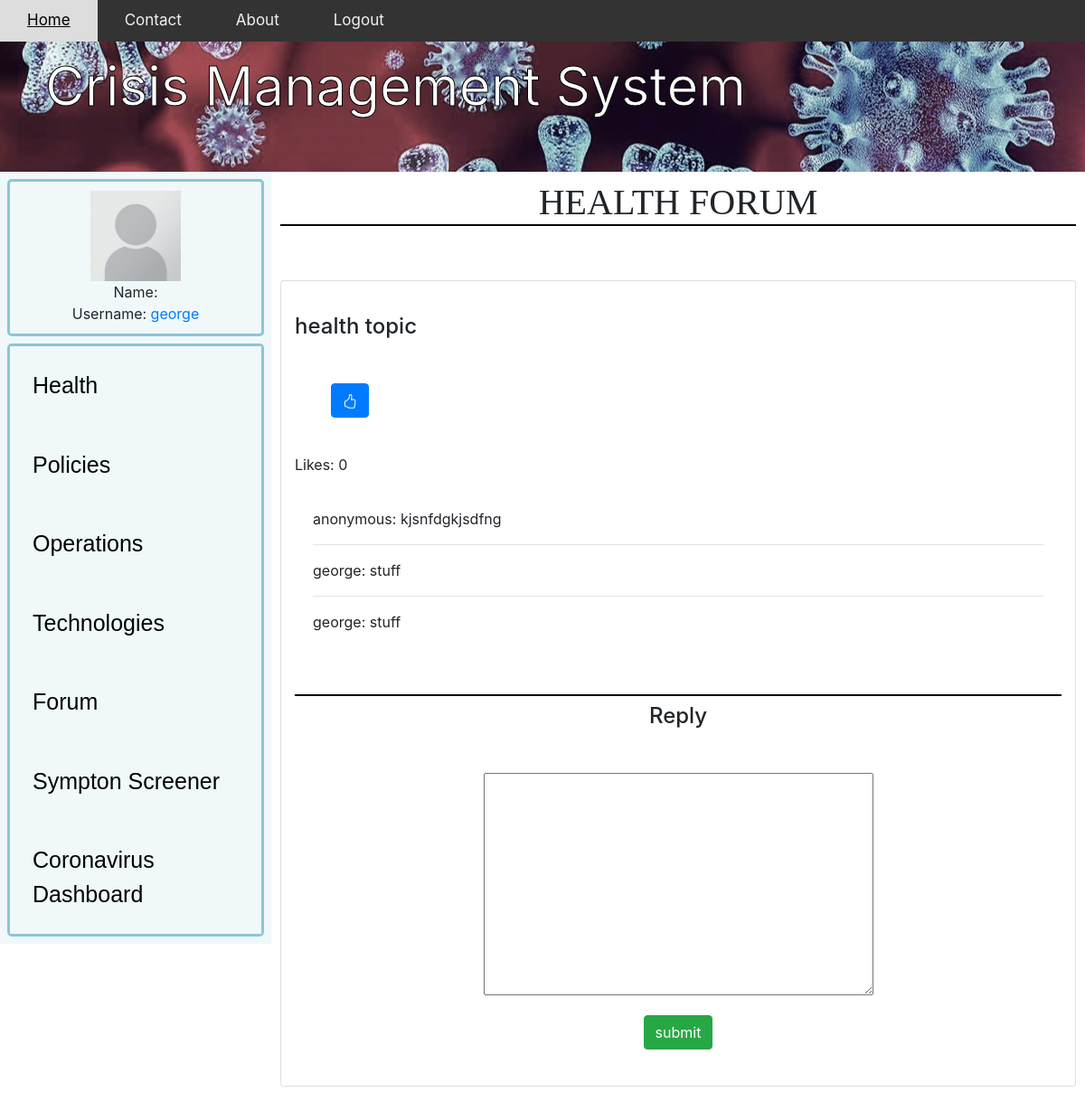
Page /forumMain/Health/health topic/ (signed in) on the earlier database version.
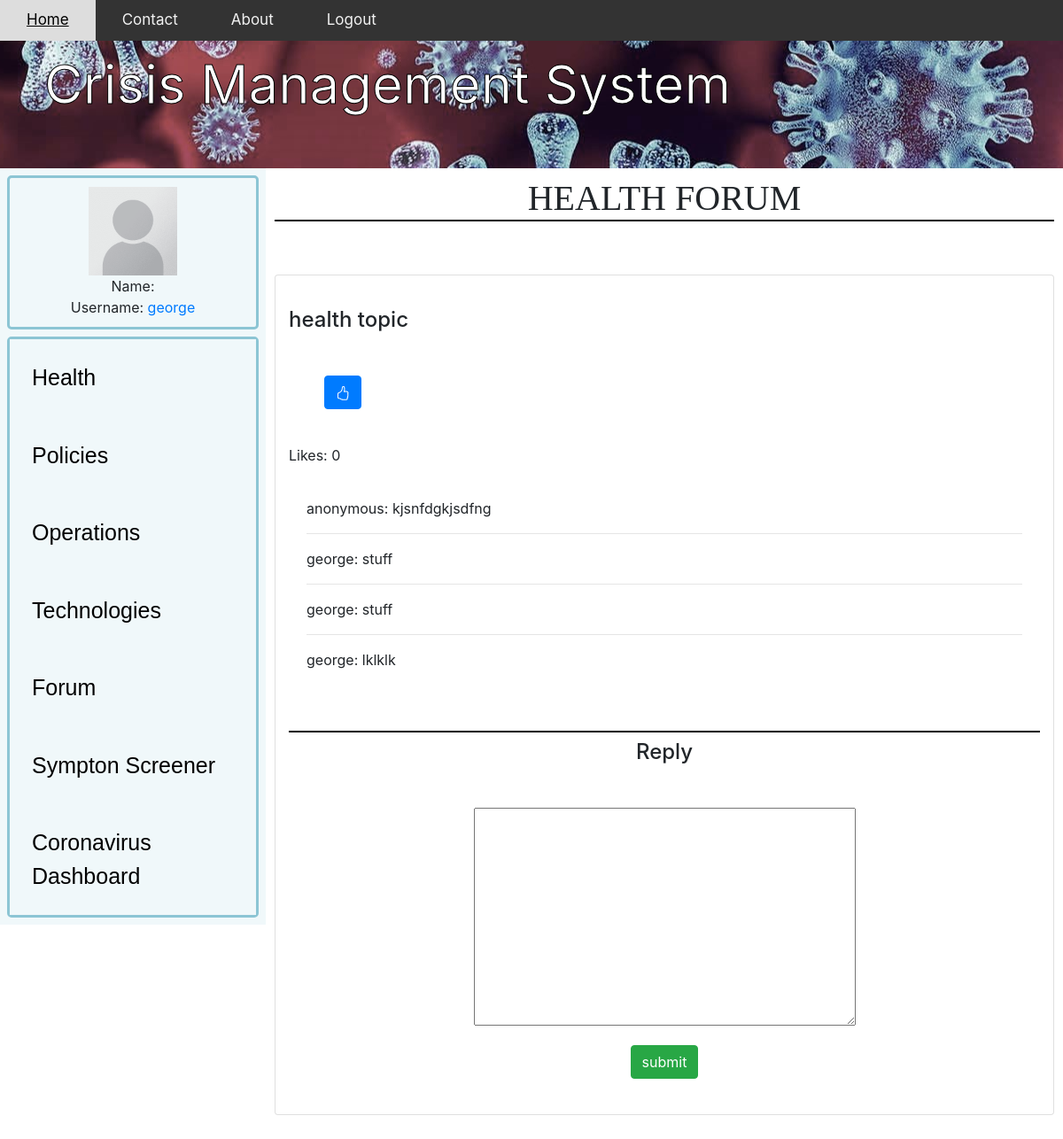
Same page on the later database version.
### app/models.py (models this page shows, shortened)
class Discussion(models.Model):
    forum = models.ForeignKey(forum,blank=True,on_delete=models.CASCADE)
    discuss = models.CharField(max_length=1000)
    name=models.CharField(max_length=200,default="anonymous" )

### app/views.py (the view, shortened to what this page needs)
# urls.py: path('forumMain/<forumName>/<forumTopic>/', forumDiscussion, name='forumDiscussion'),
@login_required
def forumDiscussion(request, forumName, forumTopic):
    myForum=forum.objects.get(section=forumName, topic=forumTopic)
    discussions=[]
    discussions.append(myForum.discussion_set.all())
    form = CreateInDiscussion()
    totalLikes = myForum.totalLikes()
    liked = False
    if myForum.forumLikes.filter(id=request.user.id).exists():
        liked = True
    context={'forum' : myForum,
            'discussions' : discussions,
            'form' : form,
            'forumName' : forumName,
            'forumTopic' : forumTopic,
            'totalLikes' : totalLikes,
            'liked' : liked,
            }
    return render(request, 'forumDiscussion.html', context)

### app/forms.py
class CreateInDiscussion(ModelForm):
    class Meta:
        model= Discussion
        fields = ["discuss"]
        widgets = {
            'discuss' : Textarea(attrs={'cols': 40, 'rows': 10}),
        }
        labels = {
            'discuss' : _('')
        }

### app/models.py (called while the page is built)
    def totalLikes(self):
        return self.forumLikes.count()

### app/templates/forumDiscussion.html (shortened to what this page needs)
{% extends "app/base2.html" %}
{% load static %}
{% block content %}
<!DOCTYPE html>
<html lang="en">
<head>
    <body>
		<h1>{{forum.section}} Forum</h1>
	</body>
    <link rel="stylesheet" href="https://stackpath.bootstrapcdn.com/bootstrap/4.5.0/css/bootstrap.min.css"0>
</head>
<body>
            <div class="card-columns" style="padding: 10px; margin: 20px;"></div>
            <div class="card box container">
                <br>
                <h6 class="card-title">
                    <h4>{{forum.topic}}</h4>
                    <form style="margin: 0"  action="{% url 'like_post' forum.topic %}" method="POST">
                        {% if liked %}
                            <button type="submit", name="post_id", value="{{forum.topic}}", class="btn btn-danger"><svg xmlns="http://www.w3.org/2000/svg" width="16" height="16" fill="currentColor" class="bi bi-hand-thumbs-down" viewBox="0 0 16 16"><path d="M8.864 15.674c-.956.24-1.843-.484-1.908-1.42-.072-1.05-.23-2.015-.428-2.59-.125-.36-.479-1.012-1.04-1.638-.557-.624-1.282-1.179-2.131-1.41C2.685 8.432 2 7.85 2 7V3c0-.845.682-1.464 1.448-1.546 1.07-.113 1.564-.415 2.068-.723l.048-.029c.272-.166.578-.349.97-.484C6.931.08 7.395 0 8 0h3.5c.937 0 1.599.478 1.934 1.064.164.287.254.607.254.913 0 .152-.023.312-.077.464.201.262.38.577.488.9.11.33.172.762.004 1.15.069.13.12.268.159.403.077.27.113.567.113.856 0 .289-.036.586-.113.856-.035.12-.08.244-.138.363.394.571.418 1.2.234 1.733-.206.592-.682 1.1-1.2 1.272-.847.283-1.803.276-2.516.211a9.877 9.877 0 0 1-.443-.05 9.364 9.364 0 0 1-.062 4.51c-.138.508-.55.848-1.012.964l-.261.065zM11.5 1H8c-.51 0-.863.068-1.14.163-.281.097-.506.229-.776.393l-.04.025c-.555.338-1.198.73-2.49.868-.333.035-.554.29-.554.55V7c0 .255.226.543.62.65 1.095.3 1.977.997 2.614 1.709.635.71 1.064 1.475 1.238 1.977.243.7.407 1.768.482 2.85.025.362.36.595.667.518l.262-.065c.16-.04.258-.144.288-.255a8.34 8.34 0 0 0-.145-4.726.5.5 0 0 1 .595-.643h.003l.014.004.058.013a8.912 8.912 0 0 0 1.036.157c.663.06 1.457.054 2.11-.163.175-.059.45-.301.57-.651.107-.308.087-.67-.266-1.021L12.793 7l.353-.354c.043-.042.105-.14.154-.315.048-.167.075-.37.075-.581 0-.211-.027-.414-.075-.581-.05-.174-.111-.273-.154-.315l-.353-.354.353-.354c.047-.047.109-.176.005-.488a2.224 2.224 0 0 0-.505-.804l-.353-.354.353-.354c.006-.005.041-.05.041-.17a.866.866 0 0 0-.121-.415C12.4 1.272 12.063 1 11.5 1z"/></svg></button>
                        {% else %}
                            <button type="submit", name="post_id", value="{{forum.topic}}", class="btn btn-primary"></button>
                        {% endif %}
                    </form>
                    <p>Likes: {{totalLikes}}</p>
                    <div class="card-body container">
                            <p>{{forum.name}}: {{forum.description}}</p>
                        </h6>
                        {%for discuss in discussions%}
                        {%for objs in discuss%}
                            <hr>
                        {% if objs.forum == forum %}
                        {{objs.name}}: {{objs.discuss}}
                           <br>
                        {% endif %}
                        {%endfor%}
                        {%endfor%}
                    </div>
                    <head>
                        <body>
                            <h1><br></h1>
                            <h4 ><center>Reply</center></h4>
                        </body>
                        <link rel="stylesheet" href="https://stackpath.bootstrapcdn.com/bootstrap/4.5.0/css/bootstrap.min.css"0>
                    </head>
                    <form action="{{request.path }}" method="POST" style="text-align: center;">
                        {{form.as_p}}
                        <input type="submit" class="btn btn-success" value="submit" >
                    </form>
            </div>
            <br>
            </div>
</body>
</html>
{%endblock%}

Differences in the rows shown:
added Discussion: name "george", discuss "lklklk"
